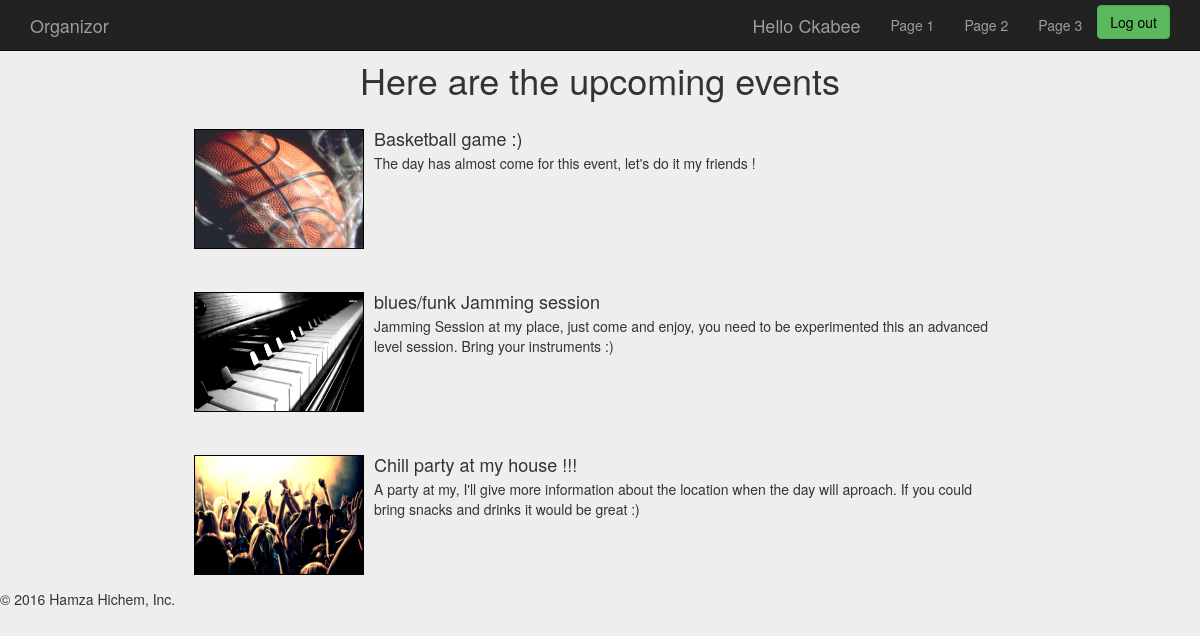
Page /website/www/html/events.php (signed in) on the committed database.
### tables this page shows
CREATE TABLE `EVENT` (
  `ID` int(11) NOT NULL,
  `NAME` varchar(200) NOT NULL,
  `BUDGET` int(11) NOT NULL,
  `PLACE` varchar(200) NOT NULL,
  `DATE` date NOT NULL,
  `DESCRIPTION` varchar(500) NOT NULL,
  `TYPE` varchar(200) NOT NULL
);

### website/www/html/events.php (the view, shortened to what this page needs)
<?php
	require_once("../php/useful_lib.php");
	$events = array();
	$pdo = DBConnec::getConnec()->getPdo();
    $sql = 'SELECT * FROM EVENT';
    $stmt = $pdo->prepare($sql);
    try
    {
        $stmt->execute();
        $stmt->rowCount() or die('Pas de résultat' . PHP_EOL);
        $stmt->setFetchMode(PDO::FETCH_OBJ);
        while ($result = $stmt->fetch())
        {
			array_push($events, $result);
		}
    }
    catch (PDOException $e)
    {
        echo 'Erreur : ', $e->getMessage(), PHP_EOL;
        echo 'Requête : ', $sql, PHP_EOL;
        exit();
    }
?>
<h1 id='titre'> Here are the upcoming events </h1>
<?php
	foreach($events as $event) {
?>
<div class="media">
  <div class="media-left">
    <a href="event.php?eventID=<?php echo $event->ID; ?>">
      <img style="height: 120px; width:170px" class="media-object" src="<?php echo 'img/' . getImageType($event->TYPE); ?>" alt="<?php echo getImageType($event->TYPE); ?>">
    </a>
  </div>
  <div class="media-body">
    <h4 class="media-heading"><?php echo $event->NAME; ?></h4>
    <p><?php echo $event->DESCRIPTION;?></p>
  </div>
</div>
<?php
	}
?>

### website/www/html/style.css (style rules this page uses)
body { padding-top: 50px; }
img { border : 1px solid black; }
.media { width: 70%; margin-left: auto; margin-right: auto; padding: 1em; }
#titre { margin-left: 10em; }
body { padding-top: 40px; padding-bottom: 40px; background-color: #eee; }

### rows in the picture
event: shows a picture, NAME "Basketball game :)", DESCRIPTION "The day has almost come for this event, let's do it my friends !"
event: shows a picture, NAME "blues/funk Jamming session", DESCRIPTION "Jamming Session at my place, just come and enjoy, you need to be experimented this an advanced level session. Bring your instruments :)"
event: shows a picture, NAME "Chill party at my house !!!", DESCRIPTION "A party at my, I'll give more information about the location when the day will aproach. If you could bring snacks and drinks it would be great :)"

### other values in the picture
$_SESSION['nickname'] "Ckabee"
